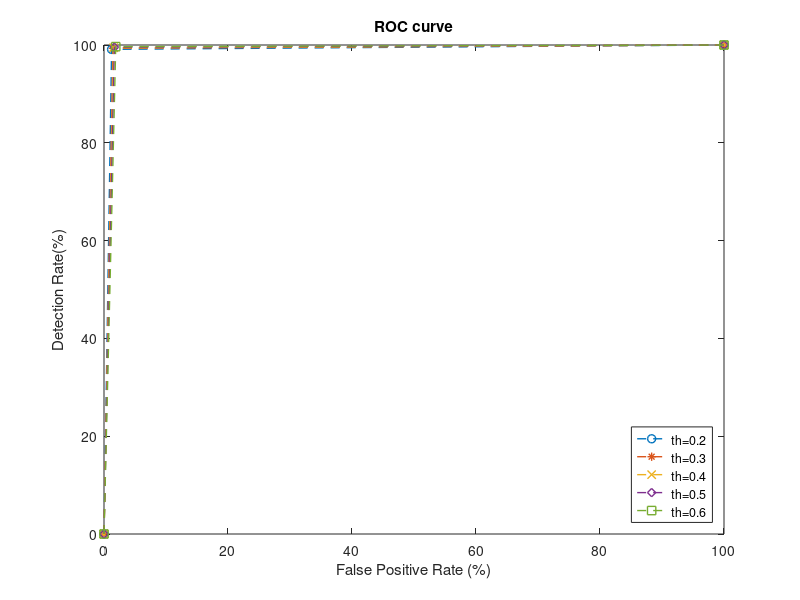

Source code (MATLAB):
clc
clear all
load("norm_joint_entropy")

FPR = []; 
TPR = []; 

% Lable (D)DoS traffic between (300th sec and 1200th sec)
traffic_label = zeros(1, 1799);
traffic_label(300:1200) = 1;

for threshold = [0.2 0.3 0.4 0.5 0.6] % loop over different threshold values
% Classify time windows as normal or attack traffic
is_attack = norm_mean_flag < threshold;

% Calculate detection rate
num_attacks = sum(traffic_label == 1); % traffic_label
num_detected_attacks = sum(is_attack & (traffic_label == 1)); % true positive
detection_rate = num_detected_attacks / num_attacks;
TPR = [TPR detection_rate*100];
false_postive = sum(is_attack & (traffic_label == 0)); % false positve 
false_postive_rate = false_postive/(sum(traffic_label == 0));
FPR = [FPR false_postive_rate*100];
end

tpr1 = [0 TPR(1) 100];
fpr1 = [0 FPR(1) 100];

tpr2 = [0 TPR(2) 100];
fpr2 = [0 FPR(2) 100];

tpr3 = [0 TPR(3) 100];
fpr3 = [0 FPR(3) 100];

tpr4 = [0 TPR(4) 100];
fpr4 = [0 FPR(4) 100];

tpr5 = [0 TPR(5) 100];
fpr5 = [0 FPR(5) 100];

figure
plot(fpr1, tpr1, '--o','LineWidth', 1);
hold on;
plot(fpr2, tpr2, '--*','LineWidth', 1);
hold on;
plot(fpr3, tpr3, '--x','LineWidth', 1);
hold on;
plot(fpr4, tpr4, '--diamond','LineWidth', 1);
hold on;
plot(fpr5, tpr5, '--square','LineWidth', 1);
hold on;

% Add labels and title
legend({'th=0.2','th=0.3','th=0.4','th=0.5','th=0.6'},'Location','southeast')
xlabel('False Positive Rate (%)');
ylabel('Detection Rate(%)');
title('ROC curve');
hold off;